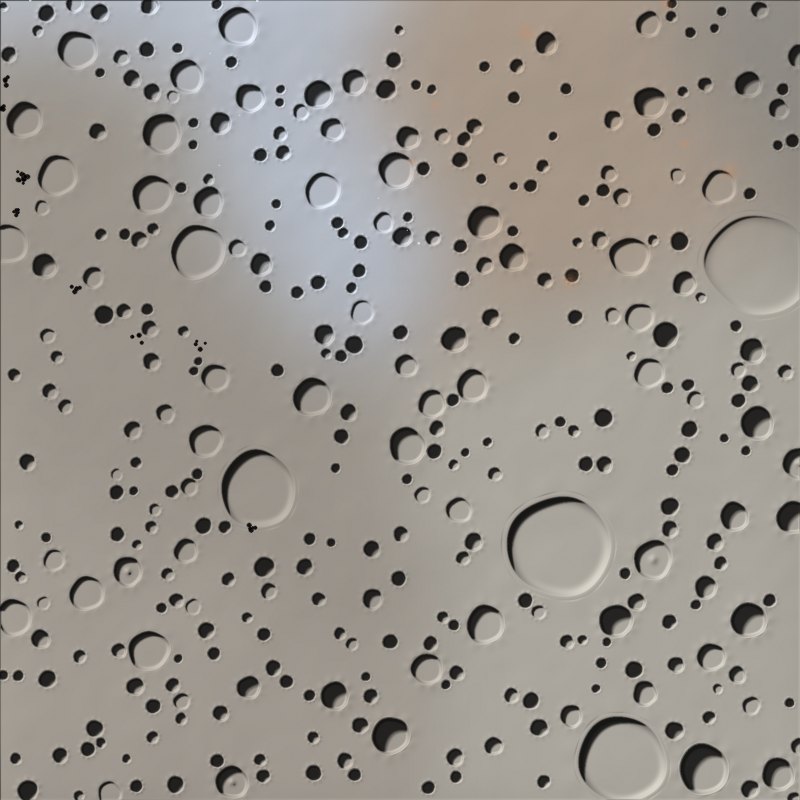
#> input picture prototypes/planet_visuals/output/planet_full.png, 1600 x 1600 px (shown at 1/2 size)
$ python wrap_to_sphere.py
#> lines starting #> are read from the running program, lines starting #| are printed output that depends on the picture
"""Wrap a flat moon texture onto a sphere viewed head-on.

Two input layouts supported:

  * `extent="hemisphere"`  — square texture covering 180°×180° (the
    near side only). Original use case: the procedural planet_full.png.
  * `extent="globe"`       — 2:1 texture covering 360°×180° (the full
    moon). Use case: real LROC WAC mosaic. Rotate which hemisphere
    is visible with `camera_lon_deg`.

Both pass through the same projection math: for each output pixel
(xs, ys) inside the disc, compute z = √(1 − xs² − ys²), then
lat = asin(ys), lon = atan2(xs, z) (front-hemisphere only). The
texture-sampling map differs only in how lon → tx scales.

Adds limb darkening (brightness × z^0.6) and a soft disc edge over
a starfield.

Outputs:
  output/planet_orbital.png       — procedural planet wrapped
  output/planet_orbital_real.png  — real moon (WAC mosaic) wrapped
"""

from __future__ import annotations

import math
import os

import numpy as np
from PIL import Image

OUT = os.path.join(os.path.dirname(__file__), "output")


def starfield(shape, density=0.0008, brightness=(60, 200), seed=42):
    """Sparse point-stars on a deep-space background."""
    h, w = shape
    bg = np.array([6, 7, 12], dtype=np.float32)
    out = np.full((h, w, 3), bg, dtype=np.float32)
    rng = np.random.default_rng(seed)
    n = int(h * w * density)
    ys = rng.integers(0, h, n)
    xs = rng.integers(0, w, n)
    bs = rng.uniform(brightness[0], brightness[1], n)
    for y, x, b in zip(ys, xs, bs):
        out[y, x] = (b, b, b * 0.95)
    return out


def wrap_to_sphere(texture_path, output_size=1200, output_path=None,
                    margin=12, limb_exponent=0.6, edge_softness=2.0,
                    extent="hemisphere", camera_lon_deg=0.0,
                    apply_limb_darkening=True):
    """Project an equirectangular texture onto a sphere viewed head-on.

    Args:
      extent: "hemisphere" (180°×180°) or "globe" (360°×180°).
      camera_lon_deg: only used for "globe" — which longitude is at
        the disc centre. 0 puts the prime meridian dead-on.
      apply_limb_darkening: real WAC mosaics already have natural
        limb shading baked in; setting this to False avoids
        double-darkening at the disc edge.
    """
#> called with output_size = 1200, margin = 12, limb_exponent = 0.6, edge_softness = 2, extent = 'hemisphere', camera_lon_deg = 0, apply_limb_darkening = True
    src = np.asarray(Image.open(texture_path).convert("RGB"),
                      dtype=np.float32)
    h_src, w_src = src.shape[:2]
#> h_src = 1600; w_src = 1600

    bg = starfield((output_size, output_size))

    yy, xx = np.mgrid[0:output_size, 0:output_size].astype(np.float32)
    cx = cy = output_size / 2
    r_px = output_size / 2 - margin
    u = (xx - cx) / r_px
    v = (cy - yy) / r_px

    d2 = u * u + v * v
    z = np.sqrt(np.clip(1 - d2, 0, 1))

    lat = np.arcsin(np.clip(v, -1, 1))
    lon = np.arctan2(u, np.maximum(z, 1e-6))

    if extent == "hemisphere":
        # 180°×180° texture.  lat -π/2..π/2 → ty 0..h_src,
        #                     lon -π/2..π/2 → tx 0..w_src.
        tx = (lon + math.pi / 2) / math.pi * w_src
    elif extent == "globe":
        # 360°×180° texture. Apply a longitude offset so the chosen
        # hemisphere lands at the disc centre.
        cam_lon_rad = math.radians(camera_lon_deg)
        lon_shifted = (lon + cam_lon_rad + math.pi) % (2 * math.pi) - math.pi
        tx = (lon_shifted + math.pi) / (2 * math.pi) * w_src
    else:
        raise ValueError(f"unknown extent {extent!r}")

    ty = (math.pi / 2 - lat) / math.pi * h_src

    tx0 = np.clip(np.floor(tx).astype(np.int32), 0, w_src - 1)
    ty0 = np.clip(np.floor(ty).astype(np.int32), 0, h_src - 1)
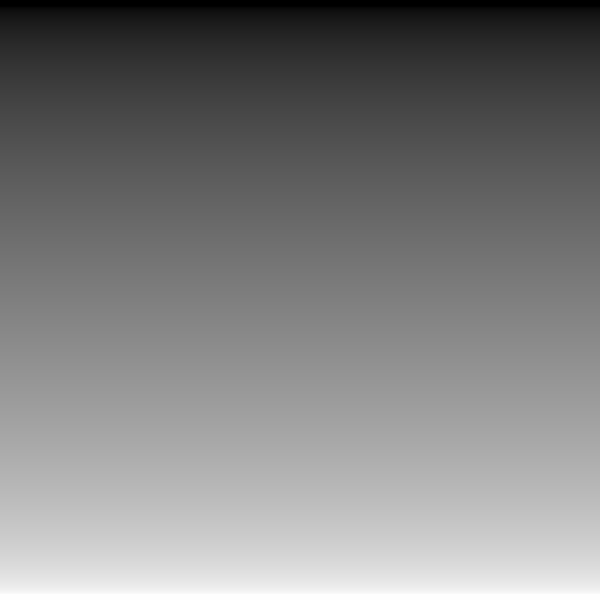
#> ty: shape (1200, 1200) float32 (shown at 1/2 size); min 0, max 1600, mean 799.3; drawn with min black and max white
    tx1 = np.clip(tx0 + 1, 0, w_src - 1)
    ty1 = np.clip(ty0 + 1, 0, h_src - 1)
    fx = (tx - tx0)[..., None]
    fy = (ty - ty0)[..., None]
    s00 = src[ty0, tx0]
    s01 = src[ty0, tx1]
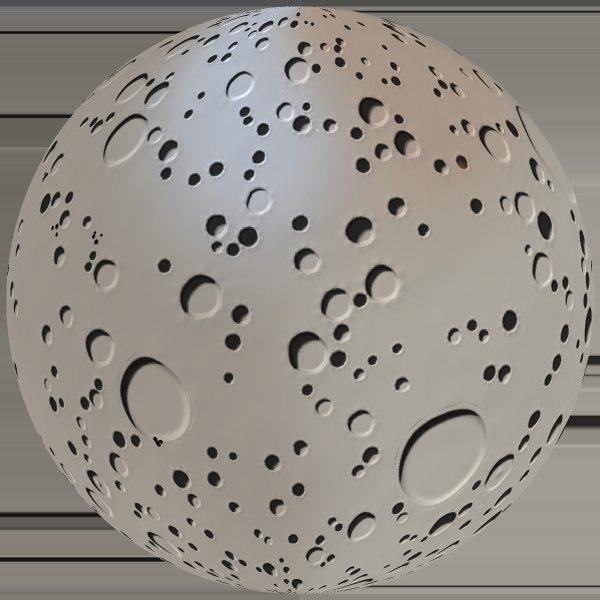
#> s01: shape (1200, 1200, 3) float32 (shown at 1/2 size); mean R, G, B 147.2, 142, 136
    s10 = src[ty1, tx0]
    s11 = src[ty1, tx1]
    sampled = (s00 * (1 - fx) * (1 - fy)
               + s01 * fx * (1 - fy)
               + s10 * (1 - fx) * fy
               + s11 * fx * fy)

    if apply_limb_darkening:
        sphere = sampled * (z ** limb_exponent)[..., None]
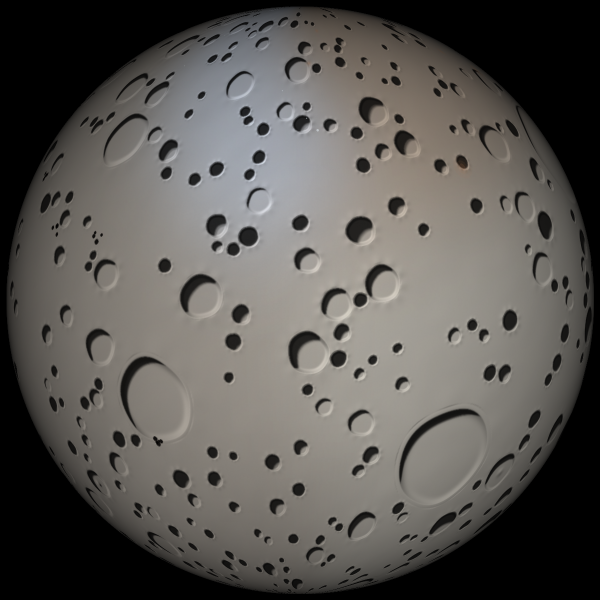
#> sphere: shape (1200, 1200, 3) float64 (shown at 1/2 size); mean R, G, B 89, 86.3, 82.6
    else:
        sphere = sampled

    alpha = np.clip(((1.0 - d2) / (2 * edge_softness / r_px)), 0, 1)
    out = sphere * alpha[..., None] + bg * (1 - alpha[..., None])
    out = np.clip(out, 0, 255).astype(np.uint8)

    if output_path is None:
        output_path = os.path.join(OUT, "planet_orbital.png")
    Image.fromarray(out).save(output_path)
    print(f"  wrote {output_path}")
    return out


def main():
    # Procedural wrap (the original use case).
    src_proc = os.path.join(OUT, "planet_full.png")
    if os.path.exists(src_proc):
        print(f"== wrapping procedural planet ==")
        wrap_to_sphere(src_proc, output_size=1200,
                        output_path=os.path.join(OUT, "planet_orbital.png"),
                        extent="hemisphere")

    # Real-moon wrap (LROC WAC mosaic from Solar System Scope mirror).
    src_real = os.path.join(
        os.path.dirname(__file__), "data", "global_moon", "moon_color_8k.jpg")
    if os.path.exists(src_real):
        print(f"== wrapping real WAC mosaic ==")
        wrap_to_sphere(src_real, output_size=1200,
                        output_path=os.path.join(OUT, "planet_orbital_real.png"),
                        extent="globe", camera_lon_deg=0.0,
                        apply_limb_darkening=False)
#> call 2 of wrap_to_sphere, with output_size = 1200, margin = 12, limb_exponent = 0.6, edge_softness = 2, extent = 'globe', camera_lon_deg = 0, apply_limb_darkening = False
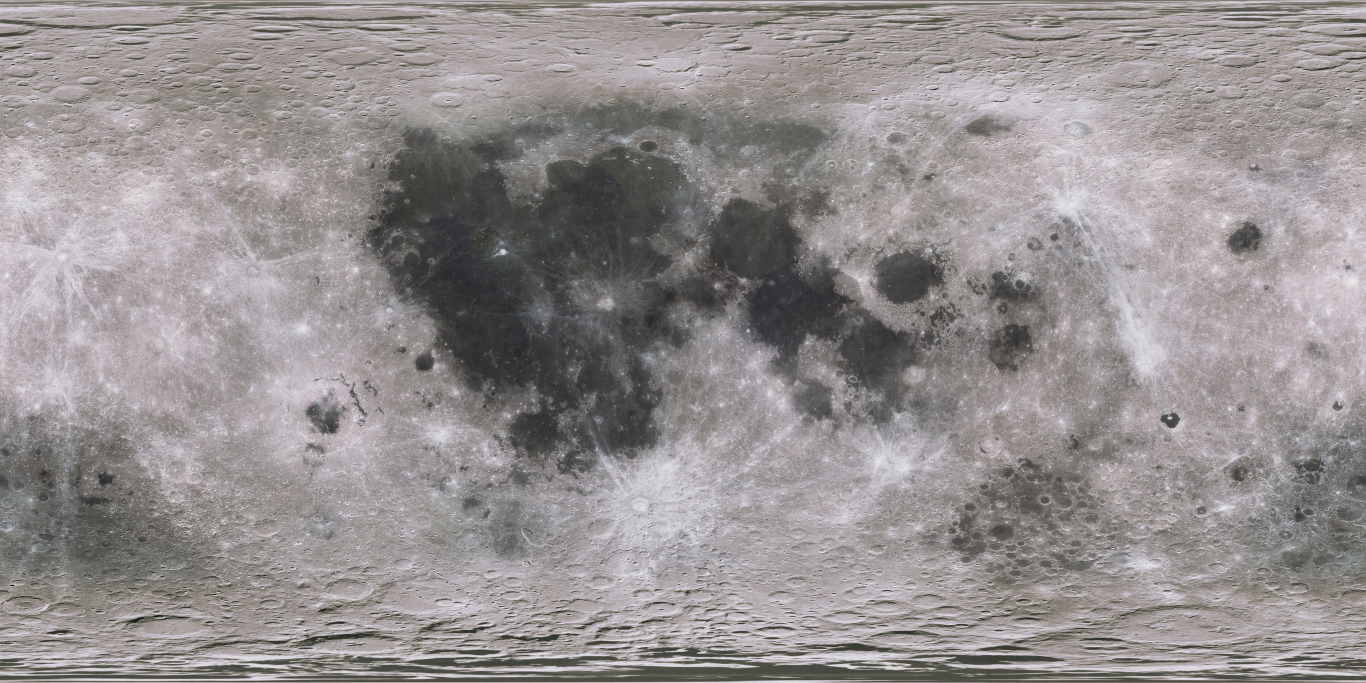
#> input picture prototypes/planet_visuals/data/global_moon/moon_color_8k.jpg, 4096 x 2048 px (shown at 1/3 size)
#> in wrap_to_sphere (call 2), `out = sphere * alpha[..., None] + bg * (1 - alpha[..., None])`:
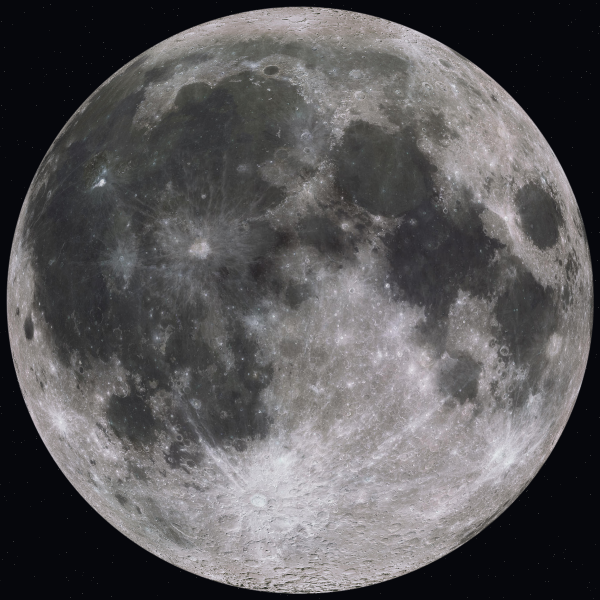
#> out: shape (1200, 1200, 3) float64 (shown at 1/2 size); mean R, G, B 90, 88.5, 90.2
        # Also produce a far-side view for reference
        wrap_to_sphere(src_real, output_size=1200,
                        output_path=os.path.join(OUT,
                                                  "planet_orbital_real_farside.png"),
                        extent="globe", camera_lon_deg=180.0,
                        apply_limb_darkening=False)
#> call 3 of wrap_to_sphere, with output_size = 1200, margin = 12, limb_exponent = 0.6, edge_softness = 2, extent = 'globe', camera_lon_deg = 180, apply_limb_darkening = False
#> in wrap_to_sphere (call 3), `tx0 = np.clip(np.floor(tx).astype(np.int32), 0, w_src - 1)`:
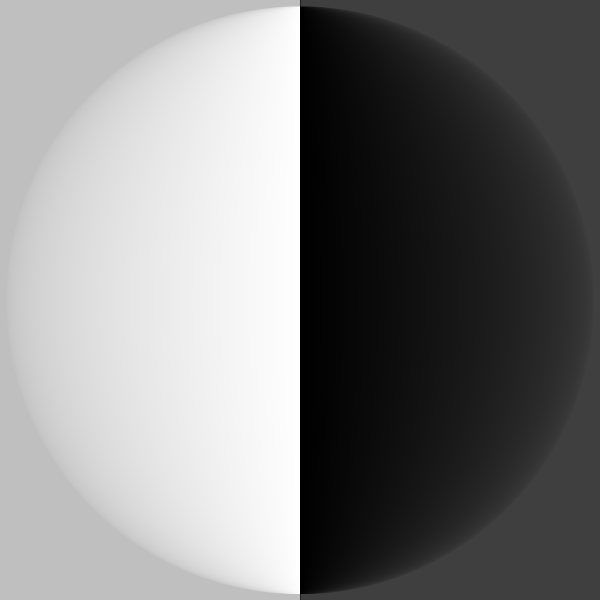
#> tx: shape (1200, 1200) float32 (shown at 1/2 size); min 0, max 4094.9, mean 2047.1; drawn with min black and max white
#> in wrap_to_sphere (call 3), `out = sphere * alpha[..., None] + bg * (1 - alpha[..., None])`:
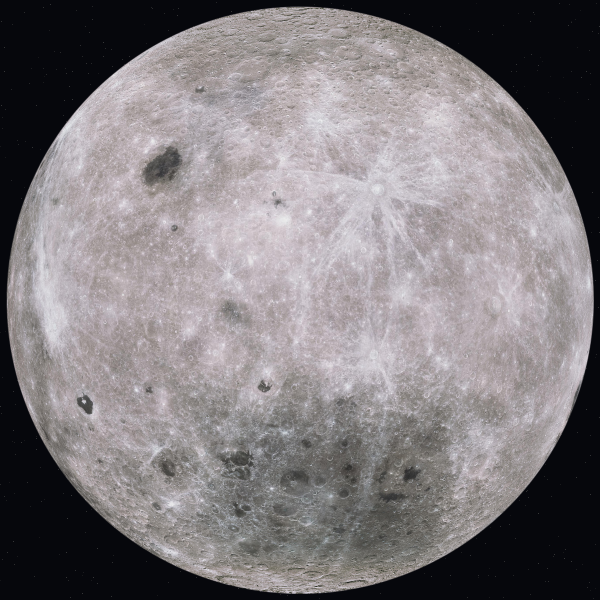
#> out: shape (1200, 1200, 3) float64 (shown at 1/2 size); mean R, G, B 127.7, 122.8, 125.8


if __name__ == "__main__":
    main()
